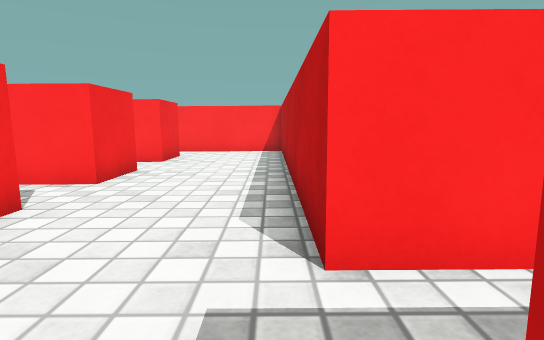
[1] (above)

20 first-person views from a walk through a 3-D level made in the Unity game engine. The camera is 0.59 m above the floor, tilts 8° down and sees 80° across. The floor is counted in squares, 0.5 m on a side. Each view is taken from the middle of a square. On the plan, view 1 faces up. The plan holds only what a view shows up to about 13 squares ahead; the rest is blank. Surface patterns are stand-ins for the level's own textures.

[2]
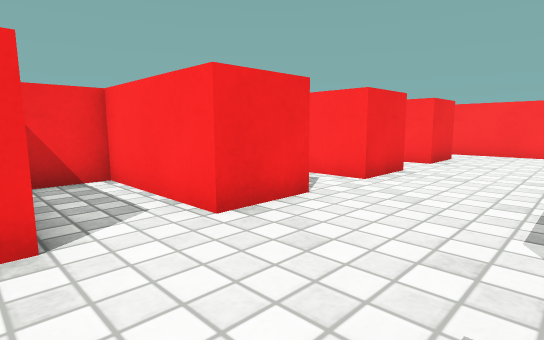

[3]
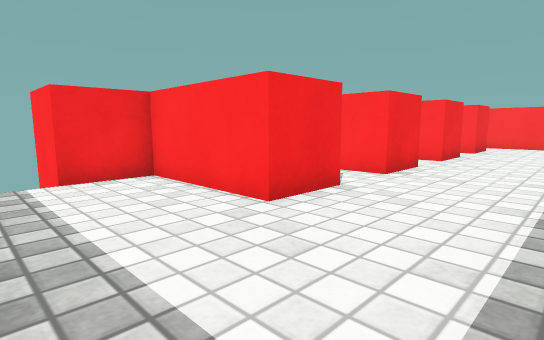

[4]
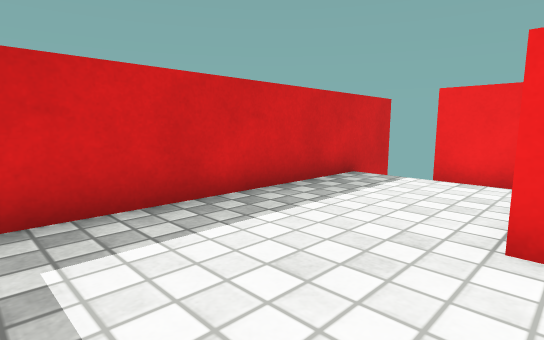

[5]
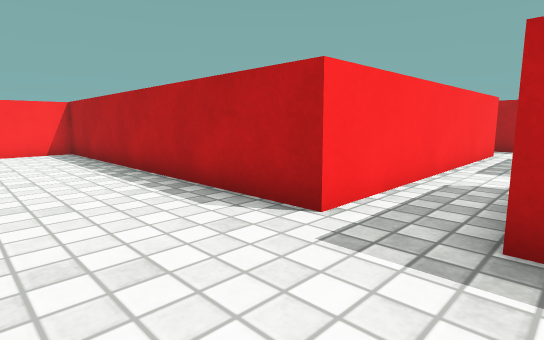

[6]
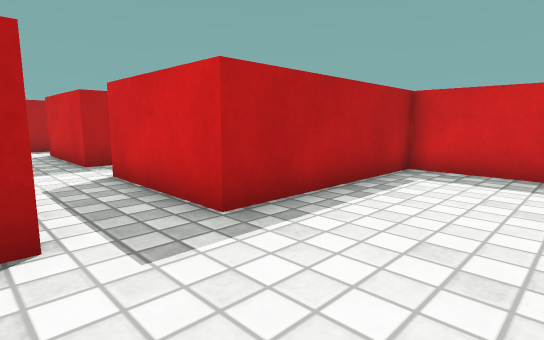

[7]
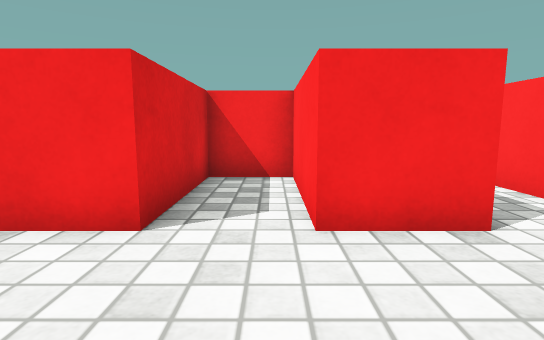

[8]
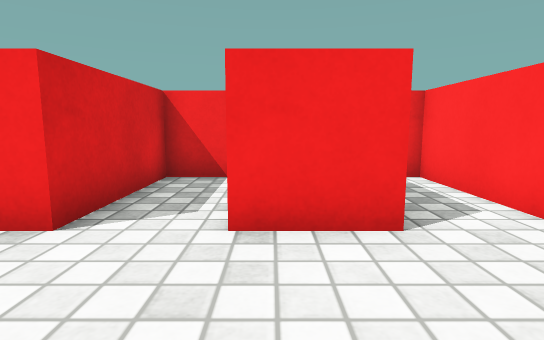

[9]
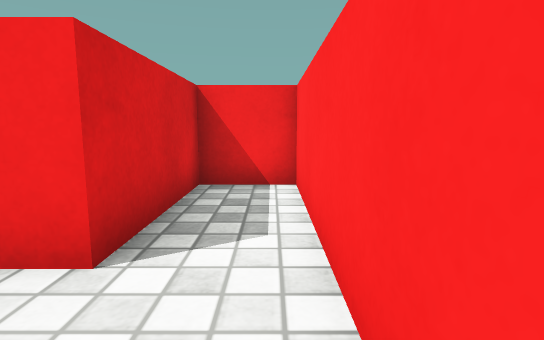

[10]
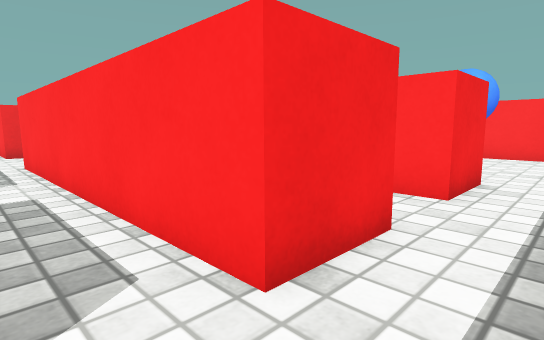

[11]
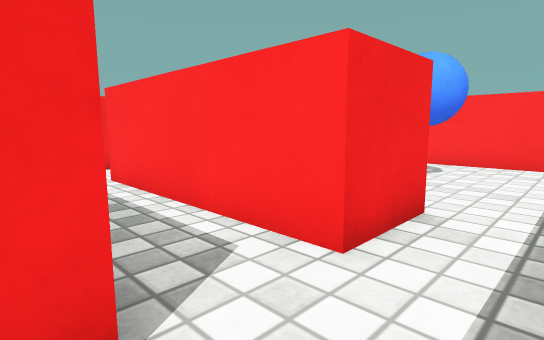

[12]
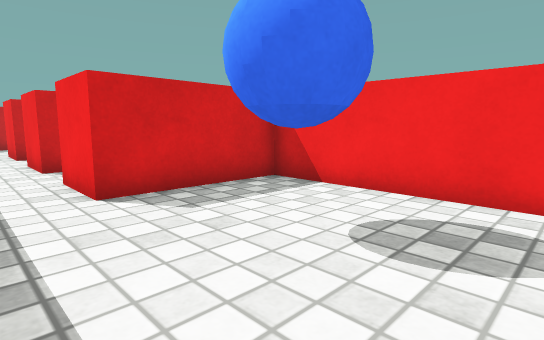

[13]
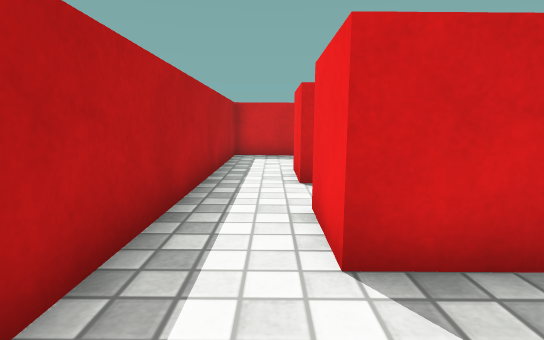

[14]
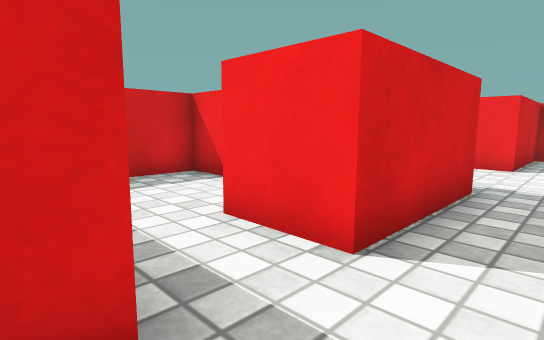

[15]
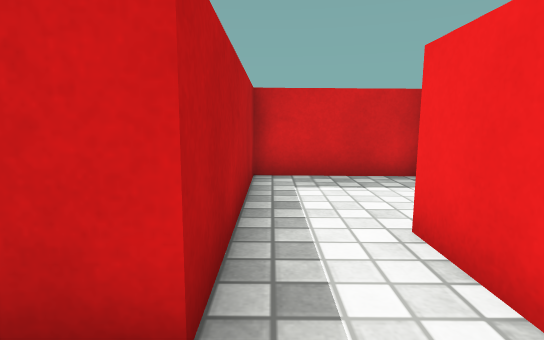

[16]
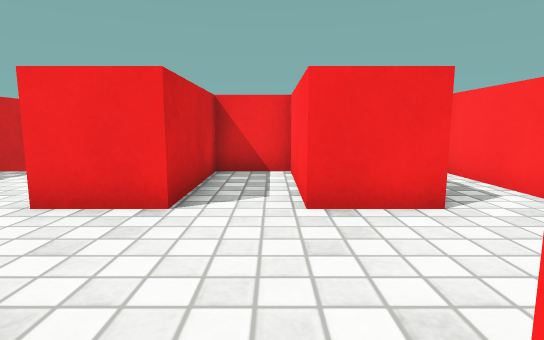

[17]
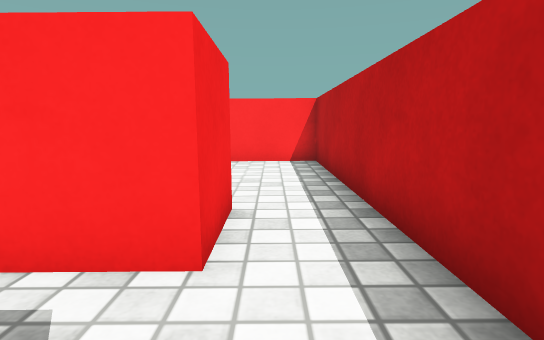

[18]
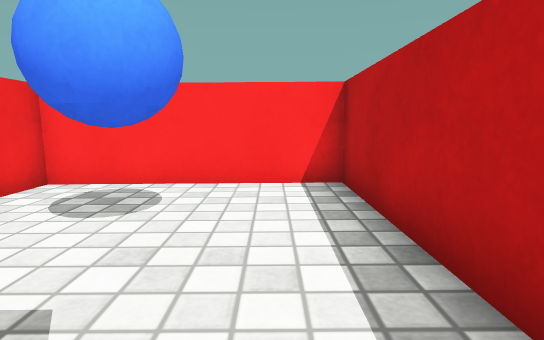

[19]
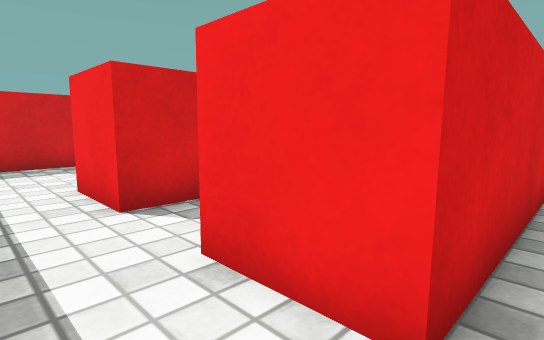

[20]
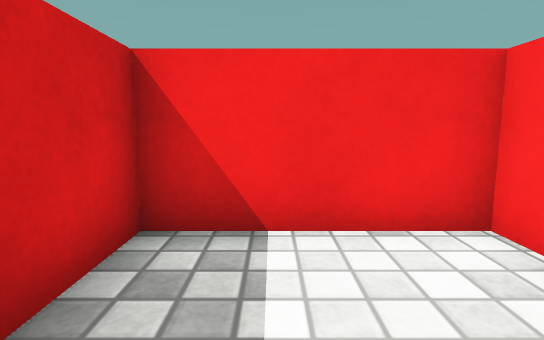

### Floor plan
Ten units are one square. View 1 is at (0, 0); x grows to the right and y downward. Boxes are objects, and circles mark ways between rooms. Rooms are numbered by the first view taken in them; rooms with no view inside come last. Other rooms are left out.
<svg viewBox="-101 -150 230 210">
<path fill="none" stroke="#000" d="M-76 -26 -76 -5M-76 -66 -76 -45M-76 14 -76 35 -96 35M24 -25 4 -25 4 -145 -76 -145 -76 -125M-76 -100 -76 -85M-96 55 4 55 4 -5 25 -5M84 14 84 55 124 55 124 -25M104 -25 84 -25M59 -45 104 -45 104 -25M124 -25 124 -145 64 -145 64 -85M24 41 24 55 64 55 64 -5 85 -5M84 -25 24 -25"/>
<rect x="-75" y="-5" width="40" height="20" fill="#bbb"><title>red block</title></rect>
<rect x="-75" y="-45" width="40" height="20" fill="#bbb"><title>red block</title></rect>
<rect x="-75" y="-85" width="40" height="20" fill="#bbb"><title>red block</title></rect>
<rect x="-75" y="-125" width="40" height="20" fill="#bbb"><title>red block</title></rect>
<rect x="85" y="-5" width="20" height="20" fill="#bbb"><title>red cube</title></rect>
<rect x="65" y="-85" width="40" height="20" fill="#bbb"><title>red block</title></rect>
<rect x="85" y="-125" width="20" height="20" fill="#bbb"><title>blue ball</title></rect>
<rect x="25" y="-5" width="20" height="20" fill="#bbb"><title>red cube</title></rect>
<circle cx="15" cy="-15" r="3" fill="#2a7"/>
<circle cx="115" cy="-35" r="3" fill="#2a7"/>
<circle cx="75" cy="-15" r="3" fill="#2a7"/>
<text x="-40" y="-40">1</text>
<text x="100" y="10">2</text>
<text x="100" y="-90">3</text>
<text x="50" y="10">4</text>
</svg>
Room 1 opens to room 4. Room 2 opens to room 3. Room 2 opens to room 4.

Where each view was taken, in squares from view 1:
view 1: 0 up, 0 right, facing up
view 2: 0 up, 0 right, facing up-left
view 3: 5 down, 0 right, facing up-left
view 4: 1 down, 0 right, facing down-left
view 5: 0 up, 3 left, facing up-right
view 6: 3 up, 3 left, facing down-right
view 7: 6 up, 0 right, facing left
view 8: 11 up, 0 right, facing left
view 9: 14 up, 1 left, facing left
view 10: 1 up, 12 right, facing up-left
view 11: 4 up, 12 right, facing up-left
view 12: 14 up, 12 right, facing down-left
view 13: 7 up, 11 right, facing down
view 14: 2 up, 7 right, facing down-left
view 15: 2 up, 6 right, facing down
view 16: 2 up, 1 right, facing left
view 17: 4 up, 11 right, facing up
view 18: 8 up, 11 right, facing up
view 19: 5 up, 12 right, facing down-left
view 20: 4 down, 12 right, facing left
